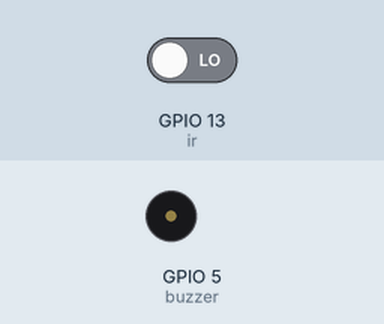
Bench run of a sketch on a simulated ESP32. On the bench: buzzer (waves = sounding, pin HIGH). The inputs (shaded band) are chosen by the test bench; at power-on: GPIO 13 (ir) LOW. WiFi joins after 1.5 s; servers stay silent unless stated; what the sketch prints to the serial monitor is not drawn.

Above: at 3.2 s.
3.3 s: GPIO 13 (ir) driven HIGH
At 4.3 s:
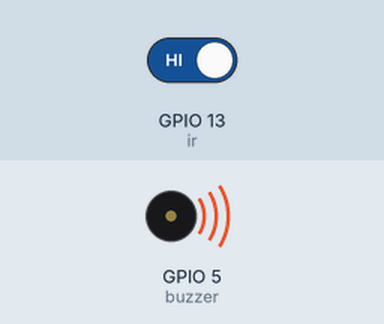
4.8 s: GPIO 13 (ir) driven LOW
At 5.4 s:
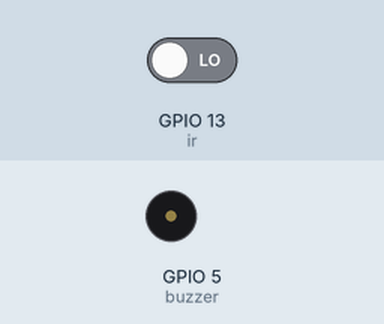
Timing chart, 0 to 7.8 s (numbered marks = the images above; inputs shaded):
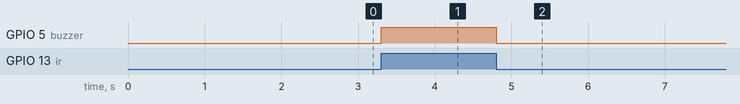

The sketch:

main.ino
```cpp
#include <WiFi.h>
#include "ThingSpeak.h"

const char* ssid = "Wokwi-GUEST";
const char* password = "";

WiFiClient client;
unsigned long channelID = 3005560;
const char* writeAPIKey = "ALW22BSTI0HSVEIO";

int ir = 13;
int buzzer = 5;
int lastState = 0;

void setup() {
  pinMode(ir, INPUT);
  pinMode(buzzer, OUTPUT);
  Serial.begin(115200);

  WiFi.begin(ssid, password);
  while (WiFi.status() != WL_CONNECTED) {
    Serial.println("Connecting...");
    delay(1000);
  }

  Serial.println("Connected to WiFi");
  ThingSpeak.begin(client);
}

void loop() {
  int currentState = digitalRead(ir);


  if (currentState == 1 && lastState == 0) {
    Serial.println("Motion Detected!");
    digitalWrite(buzzer, HIGH);

    // Upload to ThingSpeak
    ThingSpeak.setField(1, 1);
    int x = ThingSpeak.writeFields(channelID, writeAPIKey);
    if (x == 200) {
      Serial.println("✅ Data sent to ThingSpeak.");
    } else {
      Serial.print("❌ Failed to send. HTTP error: ");
      Serial.println(x);
    }
  }

  if (currentState == 0) {
    digitalWrite(buzzer, LOW);
  }

  lastState = currentState;
  delay(100);
}
```

Measured:
- after the input at 3.3 s, GPIO 5 (buzzer): LOW → HIGH at once
- after the input at 4.8 s, GPIO 5 (buzzer): HIGH → LOW at once
